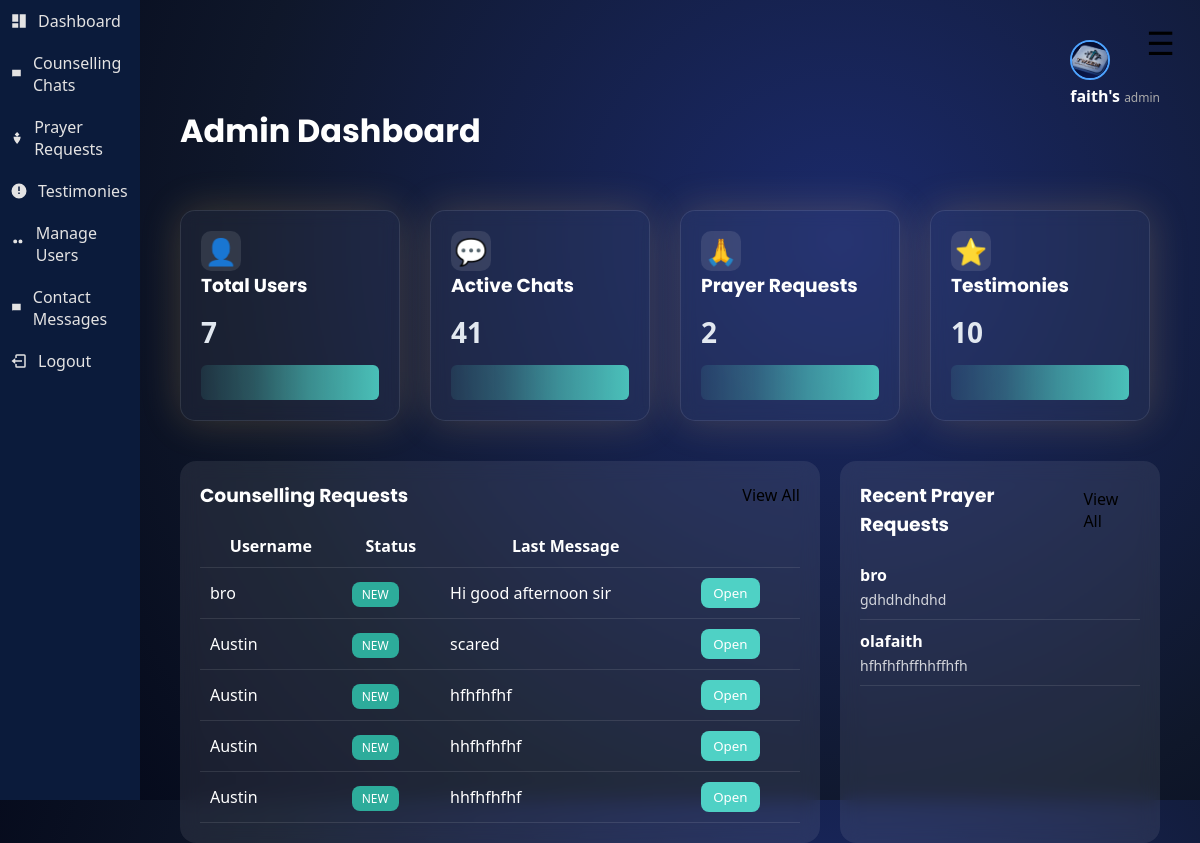
Screenshot of /admin/dashboard (signed in) with the database file from the repository.
### tables this page shows
CREATE TABLE users (
            id INTEGER PRIMARY KEY AUTOINCREMENT,
            name TEXT NOT NULL,
            email TEXT UNIQUE NOT NULL,
            password TEXT NOT NULL
        , role TEXT DEFAULT 'user', profile_pic TEXT, is_verified INTEGER DEFAULT 0, status TEXT DEFAULT 'active', warning TEXT DEFAULT '', reset_token TEXT);

CREATE TABLE counselor_chats (
    id INTEGER PRIMARY KEY AUTOINCREMENT,
    username TEXT,
    sender TEXT,
    message TEXT,
    created_at TIMESTAMP DEFAULT CURRENT_TIMESTAMP
);

CREATE TABLE prayer_requests (
            id INTEGER PRIMARY KEY AUTOINCREMENT,
            user_id INTEGER,
            type TEXT,
            content TEXT,
            visibility TEXT,
            created_at TIMESTAMP DEFAULT CURRENT_TIMESTAMP, username TEXT, Request TEXT, response TEXT, status TEXT DEFAULT 'pending',
            FOREIGN KEY(user_id) REFERENCES users(id)
        );

### app.py (the view)
@app.route("/admin/dashboard")
def admin_dashboard():
    if session.get("role") != "admin":
        return "Access denied"
    conn = sqlite3.connect("database.db")
    conn.row_factory = sqlite3.Row
    cursor = conn.cursor()
    cursor.execute("SELECT COUNT(*) FROM users")
    users = cursor.fetchone()[0]
    cursor.execute("SELECT COUNT(*) FROM counselor_chats")
    chats = cursor.fetchone()[0]
    cursor.execute("SELECT COUNT(*) FROM prayer_requests")
    prayers = cursor.fetchone()[0]
    cursor.execute("SELECT COUNT(*) FROM testimonies")
    testimonies = cursor.fetchone()[0]
    cursor.execute("""
        SELECT username, message
        FROM counselor_chats
        ORDER BY id DESC
        LIMIT 5
    """)
    recent_chats = cursor.fetchall()
    cursor.execute("""
        SELECT username, request
        FROM prayer_requests
        ORDER BY id DESC
        LIMIT 5
        """)
    recent_prayers = cursor.fetchall()
    conn.close()
    return render_template(
        "admin_dashboard.html",
        users=users,
        chats=chats,
        prayers=prayers,
        testimonies=testimonies,
        recent_chats=recent_chats,
        recent_prayers=recent_prayers
    )

### app.py (called while the page is built)
@app.context_processor
def inject_user():
    if "user_id" in session:
        conn = sqlite3.connect("database.db")
        conn.row_factory = sqlite3.Row
        cursor = conn.cursor()
        cursor.execute("SELECT * FROM users WHERE id=?", (session["user_id"],))
        user = cursor.fetchone()
        conn.close()
        return dict(user=user)
    return dict(user=None)

### templates/admin_dashboard.html (shortened to what this page needs)
{% extends "layout.html" %}
{% block content %}
<h1>Admin Dashboard</h1>
<div class="analytics-cards">
<div class="card">
<div class="card-top">
<span class="icon">👤</span>
</div>
<h3>Total Users</h3>
<p>{{ users }}</p>
<div class="mini-graph"></div>
</div>
<div class="card">
<div class="card-top">
<span class="icon">💬</span>
</div>
<h3>Active Chats</h3>
<p>{{ chats }}</p>
<div class="mini-graph"></div>
</div>
<div class="card">
<div class="card-top">
<span class="icon">🙏</span>
</div>
<h3>Prayer Requests</h3>
<p>{{ prayers }}</p>
<div class="mini-graph"></div>
</div>
<div class="card">
<div class="card-top">
<span class="icon">⭐</span>
</div>
<h3>Testimonies</h3>
<p>{{ testimonies }}</p>
<div class="mini-graph"></div>
</div>
</div>
<div class="dashboard-panels">
<div class="dashboard-card">
<div class="card-header">
<h3>Counselling Requests</h3>
<a href="/admin/chats">View All</a>
</div>
<table class="dashboard-table">
<tr>
<th>Username</th>
<th>Status</th>
<th>Last Message</th>
<th></th>
</tr>
{% for chat in recent_chats %}
<tr>
<td>{{ chat["username"] }}</td>
<td>
<span class="status new">NEW</span>
</td>
<td>{{ chat["message"] }}</td>
<td>
<a href="/admin/chat/{{ chat['username'] }}">
<button class="open-btn">Open</button>
</a>
</td>
</tr>
{% endfor %}
</table>
</div>
<div class="dashboard-card">
<div class="card-header">
<h3>Recent Prayer Requests</h3>
<a href="/admin/prayers">View All</a>
</div>
<ul class="prayer-list">
{% for prayer in recent_prayers %}
<li>
<strong>{{ prayer["username"] }}</strong>
<p>{{ prayer["request"] }}</p>
</li>
{% endfor %}
</ul>
</div>
</div>
{% endblock %}

### templates/layout.html (shortened to what this page needs)
<!DOCTYPE html>
<html lang="en">
<head>
    <link rel="stylesheet" href="{{ url_for('static', filename='css/style.css') }}">
    <link rel="stylesheet" href="{{ url_for('static', filename='css/mobile.css') }}">
</head>
<body class="light">
<div class="app">
<button id="menu-toggle-btn" onclick="toggleMenu()" class="menu-toggle-btn">☰</button>
    <aside class="sidebar" id="sidebar">
        <nav class="menu">
            {% if session.get("role") == "admin" %}
            <a href="/admin/dashboard">
                <svg><use href="#icon-dashboard"/></svg>
                Dashboard
            </a>
            <a href="/admin/chats">
                <svg><use href="#icon-chat"/></svg>
                Counselling Chats
            </a>
            <a href="/admin/prayers">
                <svg><use href="#icon-prayer"/></svg>
                Prayer Requests
            </a>
            <a href="/admin/testimonies">
                <svg><use href="#icon-testimony"/></svg>
                Testimonies
            </a>
            <a href="/admin/users">
                <svg><use href="#icon-users"/></svg>
                Manage Users
            </a>
            <a href="/admin/contacts">
                <svg><use href="#icon-chat"/></svg>
                Contact Messages
            </a>
            {% endif %}
            <a href="/logout">
                <svg><use href="#icon-logout"/></svg>
                Logout
            </a>
        </nav>
    </aside>
    <main class="content" id="content">
       <header class="topbar">
<div class="topbar-right">
<div class="topbar-right">
    <div class="admin-profile">
        <div class="profile-dropdown">
            <img
            src="{{ url_for('static', filename='uploads/' + user['profile_pic']) if user is defined and user['profile_pic'] else url_for('static', filename='logo.jpg') }}"
            class="profile-img"
            >
        <div class="admin-info">
            <span class="admin-name">{{ session.get("user_name", "User") }}</span>
            <span class="admin-role">{{ session.get("role", "Member") }}</span>
        </div>
</div>
</div>
</header>
        {% block content %}{% endblock %}
    </main>
</div>
</body>
</html>

### static/css/style.css (style rules this page uses)
* { margin: 0; padding: 0; box-sizing: border-box; font-family: 'Segoe UI', sans-serif; }
body, .sidebar, .content, .card, .bible-card { transition: background 0.4s ease, color 0.4s ease, width 0.35s ease, opacity 0.3s ease, transform 0.3s ease; }
body { font-family: 'Nunito', sans-serif; }
h1, h2, h3 { font-family: 'Poppins', sans-serif; }
body { min-height: 100vh; background: radial-gradient(circle at 70% 30%, #1b2a6b, #0f172a 60%, #020617 100%); color: white; overflow-x: hidden; transition: 0.3s ease; }
body::before { content: ""; position: fixed; width: 100%; height: 100%; background: url("https://www.transparenttextures.com/patterns/stardust.png"); opacity: 0.15; z-index: -1; }
.app { display: flex; height: 100vh; }
.sidebar { width: 250px; background: #0b1b3b; color: white; transition: width 0.35s ease; overflow: hidden; position: relative; }
.menu a { padding: 15px 20px; color: white; text-decoration: none; transition: opacity 0.3s ease, transform 0.3s ease, background 0.3s ease; }
.content { flex: 1; padding: 30px; transition: opacity 0.3s ease; }
body { transition: background 0.4s ease, color 0.4s ease; }
.menu { display: flex; flex-direction: column; }
.menu a { padding: 15px 20px; color: white; text-decoration: none; transition: 0.3s ease; }
.content { flex: 1; padding: 40px; position: relative; }
.card { background: rgba(255, 255, 255, 0.05); backdrop-filter: blur(20px); border: 1px solid rgba(255, 255, 255, 0.1); border-radius: 16px; padding: 30px; margin-top: 30px; width: 70%; box-shadow: 0 0 40px rgba(255, 200, 100, 0.2); }
.card p { line-height: 1.6; color: #e2e8f0; }
.topbar { display: flex; justify-content: flex-end; }
a { text-decoration: none; color: black; }
button { background-color: black; color: white; border: none; padding: 4px 16px; cursor: pointer; }
.analytics-cards { display:grid; grid-template-columns:repeat(auto-fit,minmax(230px,1fr)); gap:20px; margin-top:25px; width:100%; max-width:1100px; }
.card { background:rgba(255,255,255,0.08); padding:20px; border-radius:12px; width:220px; backdrop-filter:blur(8px); color:white; }
.card h3 { margin-bottom:10px; }
.card p { font-size:28px; font-weight:bold; }
.card-top { display:flex; align-items:center; gap:10px; }
.icon { font-size:26px; }
.mini-graph { height:35px; margin-top:10px; border-radius:6px; background:linear-gradient( 90deg, rgba(79,209,197,0.1) 0%, rgba(79,209,197,0.3) 30%, rgba(79,209,197,0.6) 60%, rgba(79,209,197,0.9) 100% ); }
.dashboard-panels { display:grid; grid-template-columns:2fr 1fr; gap:20px; margin-top:40px; }
.dashboard-card { background:rgba(255,255,255,0.08); border-radius:16px; padding:20px; backdrop-filter:blur(10px); }
.card-header { display:flex; justify-content:space-between; align-items:center; margin-bottom:15px; }
.dashboard-table { width:100%; border-collapse:collapse; }
.dashboard-table th, .dashboard-table td { padding:10px; border-bottom:1px solid rgba(255,255,255,0.1); }
.prayer-list { list-style:none; padding:0; }
.prayer-list li { padding:10px 0; border-bottom:1px solid rgba(255,255,255,0.1); }
.status { padding:4px 10px; border-radius:8px; font-size:12px; }
.status.new { background:#2dac9b; color:white; }
.open-btn { background:#4fd1c5; border:none; padding:6px 12px; border-radius:8px; cursor:pointer; }
.prayer-list p { font-size:14px; opacity:0.8; margin-top:4px; }
.topbar-right { display: flex; justify-content: flex-end; }
.admin-profile { display: flex; align-items: center; gap: 10px; }
.profile-img { width: 40px; height: 40px; border-radius: 50%; object-fit: cover; cursor: pointer; border: 2px solid #4da3ff; }
.profile-dropdown { position: relative; }
.admin-name { font-weight: bold; }
.admin-role { font-size: 12px; color: #aaa; }
.icon { width: 28px; height: 28px; animation: wave 1.5s infinite; }
.reply-card, .card { background: rgba(255,255,255,0.05); padding: 20px; border-radius: 15px; transition: 0.3s; }
.icon { width:40px; height:40px; display:flex; align-items:center; justify-content:center; background:rgba(255,255,255,0.1); border-radius:10px; margin-right:15px; }
.menu a { display: flex; align-items: center; gap: 10px; padding: 10px; text-decoration: none; color: #e4e3e3; }
.menu svg { width: 18px; height: 18px; fill: currentColor; }

### rows the page displays
users: get "faith's", get "admin"
counselor_chats: username "bro", message "Hi good afternoon sir"
counselor_chats: username "Austin", message "scared"
counselor_chats: username "Austin", message "hfhfhfhf"
counselor_chats: username "Austin", message "hhfhfhfhf"
counselor_chats: username "Austin", message "hhfhfhfhf"
prayer_requests: username "bro", request "gdhdhdhdhd"
prayer_requests: username "olafaith", request "hfhfhfhffhhffhfh"

### other values shown
{{ users }} "7"
{{ chats }} "41"
{{ prayers }} "2"
{{ testimonies }} "10"
